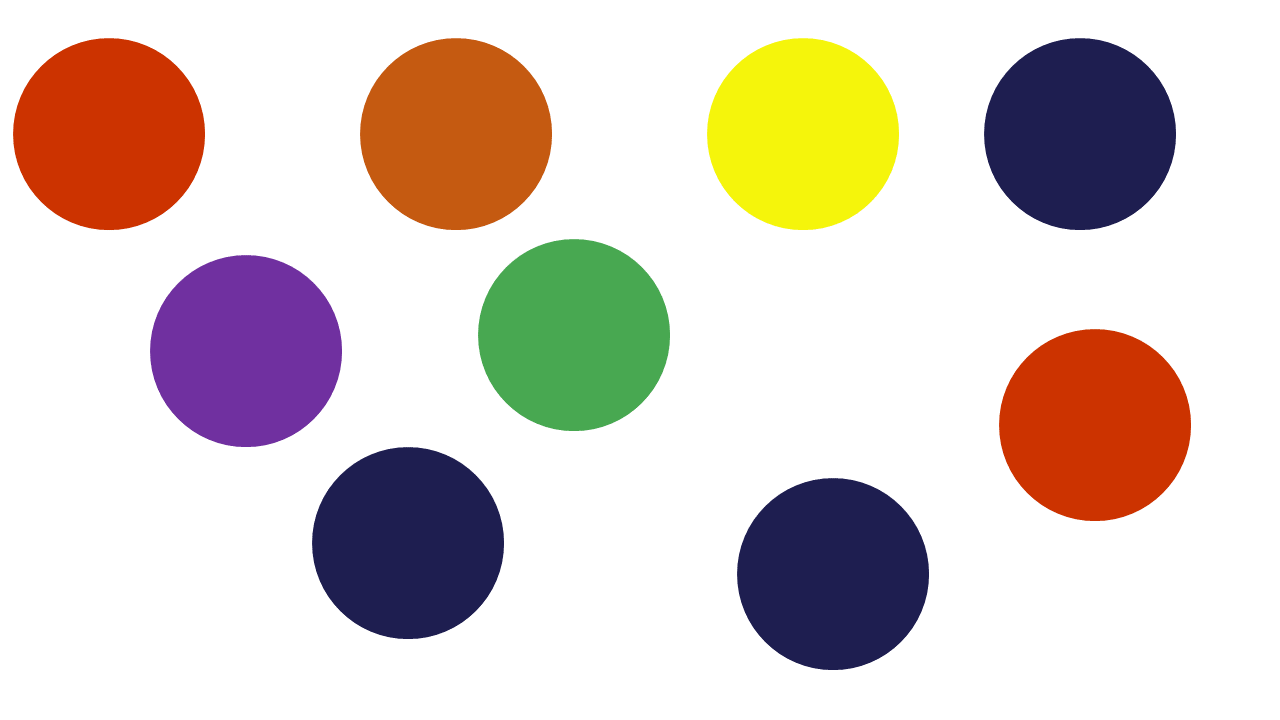
#> input picture circles.png, 1280 x 720 px, given in place of the camera
$ python blobs.py
#> lines starting #> are read from the running program, lines starting #| are printed output that depends on the picture; after the words box and inside, x2 and y2 are one past the last pixel; in counts of white or black regions, pixels touching at a corner belong together
# Python code for Multiple Color Detection
# Link to code: https://www.geeksforgeeks.org/multiple-color-detection-in-real-time-using-python-opencv/
# Authors: Lydia Yang, Petra Ilic, Katie Yurechko, John Adekola

import numpy as np
import cv2


# Capturing video through webcam
webcam = cv2.VideoCapture(0)
areas = []
# Start a while loop
while(1):

	# Reading the video from the
	# webcam in image frames
	_, imageFrame = webcam.read()
#> imageFrame is the input picture: shape (720, 1280, 3); mean B, G, R 198.9, 206.3, 218.2

	# Convert the imageFrame in
	# BGR(RGB color space) to
	# HSV(hue-saturation-value)
	# color space
	hsvFrame = cv2.cvtColor(imageFrame, cv2.COLOR_BGR2HSV)
#> hsvFrame: shape (720, 1280, 3); mean H, S, V 19.5, 56.1, 227.5


	# Set range for blue color and
	# define mask
	blue_lower = np.array([94, 80, 2], np.uint8)
	blue_upper = np.array([120, 255, 255], np.uint8)
	blue_mask = cv2.inRange(hsvFrame, blue_lower, blue_upper)
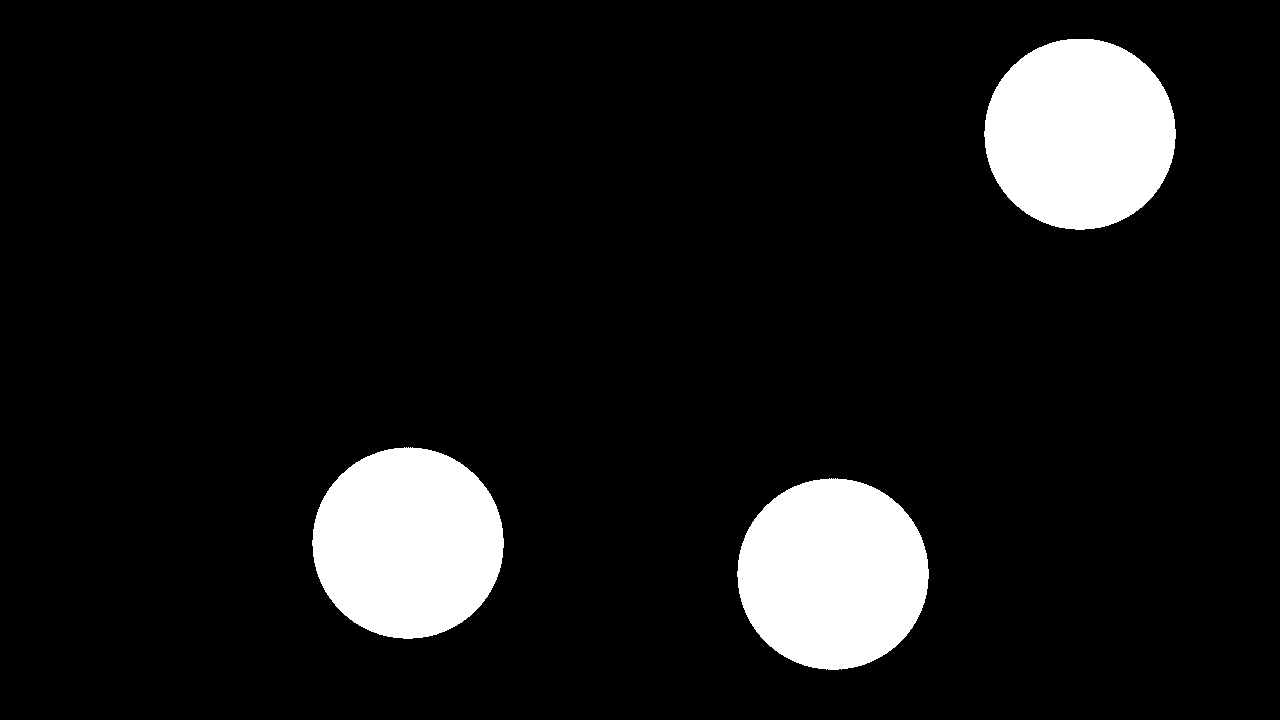
#> blue_mask: shape (720, 1280); 9.4% white; 3 white regions

	# Morphological Transform, Dilation
	# for each color and bitwise_and operator
	# between imageFrame and mask determines
	# to detect only that particular color
	kernel = np.ones((5, 5), "uint8")


	# Creating contour to track blue color
	contours, hierarchy = cv2.findContours(blue_mask,
										cv2.RETR_TREE,
										cv2.CHAIN_APPROX_SIMPLE)
#> contours = 3 contours; box (x1, y1, x2, y2) and area: (737, 478, 929, 670) 28502, (312, 447, 504, 639) 28499, (984, 39, 1176, 230) 28493


    # Sort the blobs by size, largest to smallest
	contours = sorted(contours, key=cv2.contourArea, reverse=True)

    # Get the biggest 3 blobs
	biggest_blobs = contours[:3]
#> biggest_blobs has the same summary as contours
	for pic, contour in enumerate(biggest_blobs):
		x, y, w, h = cv2.boundingRect(contour)
		imageFrame = cv2.rectangle(imageFrame, (x, y),
									(x + w, y + h),
									(255, 0, 0), 2)
		cv2.putText(imageFrame, "Blue", (x, y),
						cv2.FONT_HERSHEY_SIMPLEX,
						1.0, (255, 0, 0))
#> this loop made 3 passes
#> (x, y, h) on passes 1 to 3: (737, 478, 192), (312, 447, 192), (984, 39, 191)
#> pass 1, `imageFrame = cv2.rectangle(imageFrame, (x, y), (x + w, y + h), (255, 0..`:
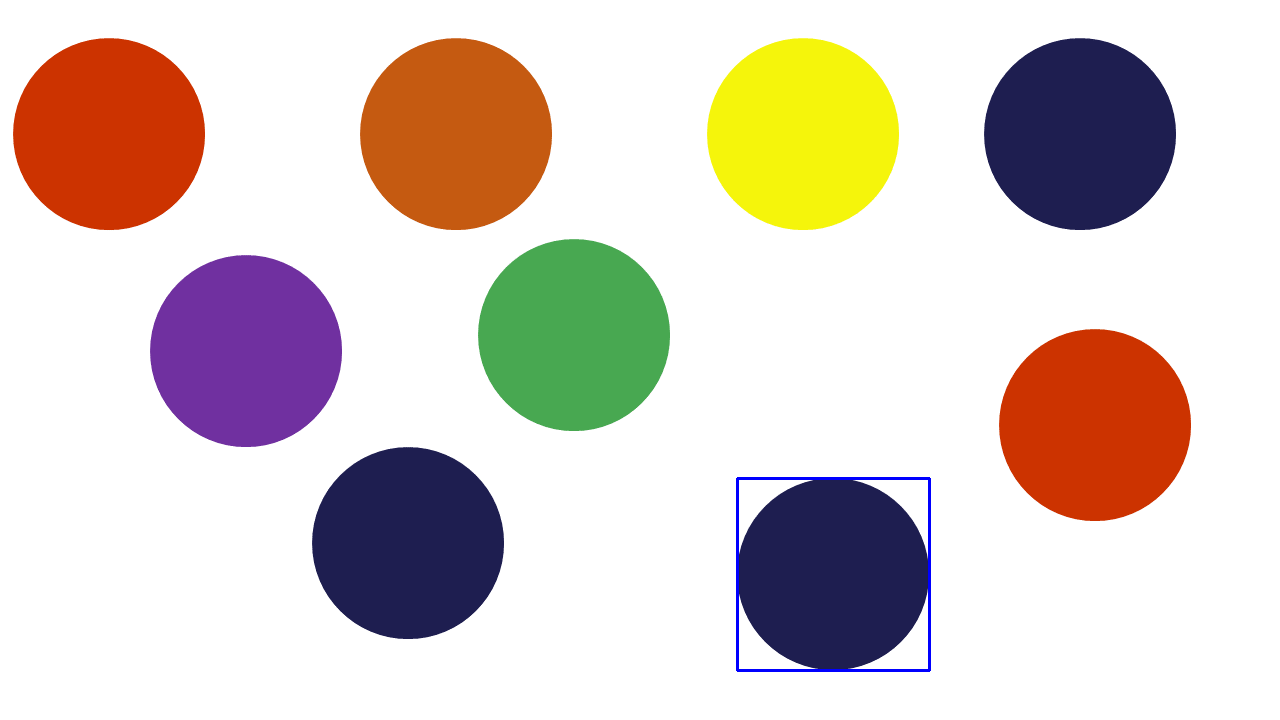
#> imageFrame: shape (720, 1280, 3); 0.25% of pixels changed, all inside (x1, y1, x2, y2) = (736, 477, 931, 672)
#> pass 2, `imageFrame = cv2.rectangle(imageFrame, (x, y), (x + w, y + h), (255, 0..`:
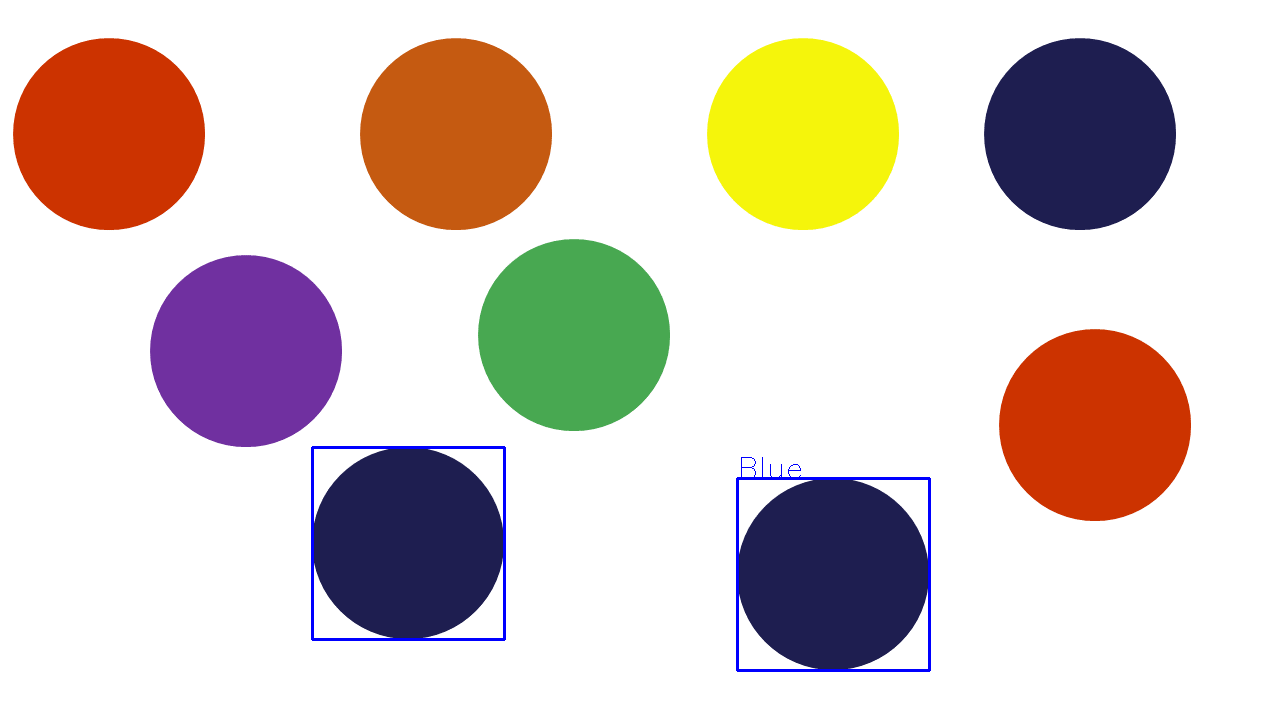
#> imageFrame: shape (720, 1280, 3); 0.27% of pixels changed, all inside (x1, y1, x2, y2) = (311, 446, 801, 641)
#> pass 3, `imageFrame = cv2.rectangle(imageFrame, (x, y), (x + w, y + h), (255, 0..`:
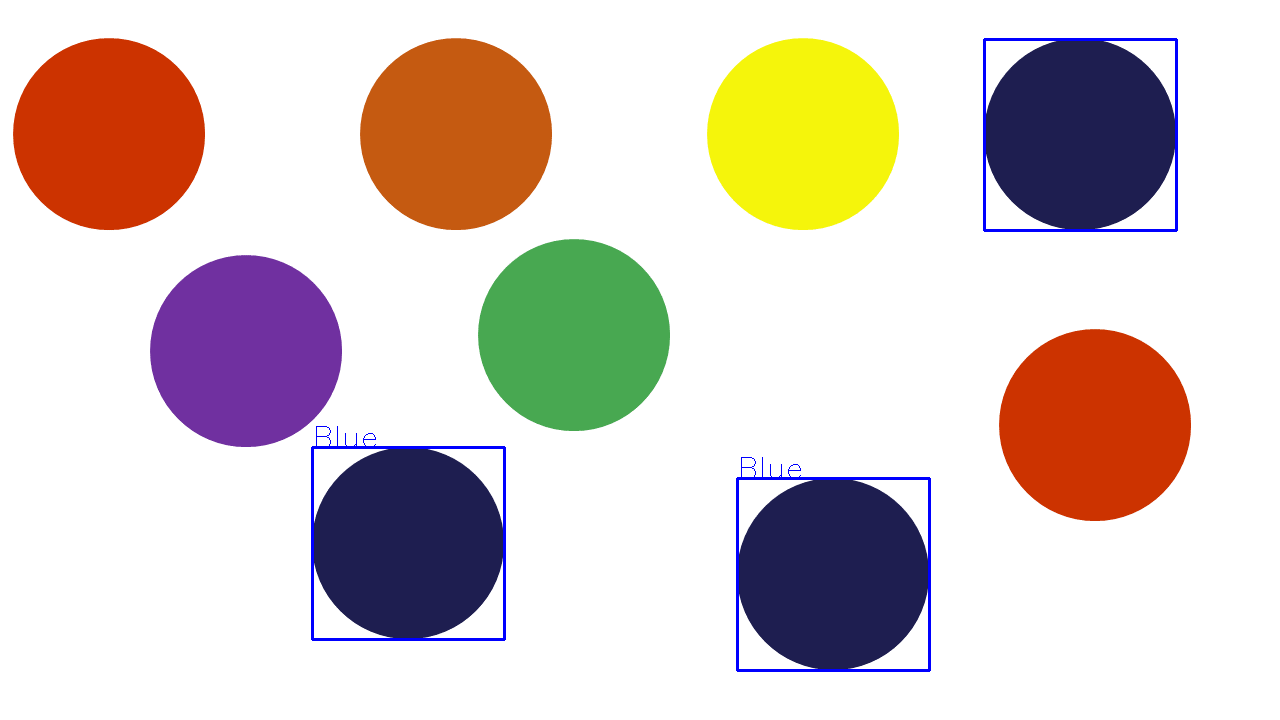
#> imageFrame: shape (720, 1280, 3); 0.26% of pixels changed, all inside (x1, y1, x2, y2) = (316, 38, 1178, 446)
#> after the loop: imageFrame: shape (720, 1280, 3); 0.02% of pixels changed, all inside (x1, y1, x2, y2) = (988, 18, 1048, 38)


	# Program Termination
	cv2.imshow("Multiple Color Detection in Real-TIme", imageFrame)
	if cv2.waitKey(1) == 27:
#> (key Esc is pressed here)
		break
webcam.release()
cv2.destroyAllWindows()
